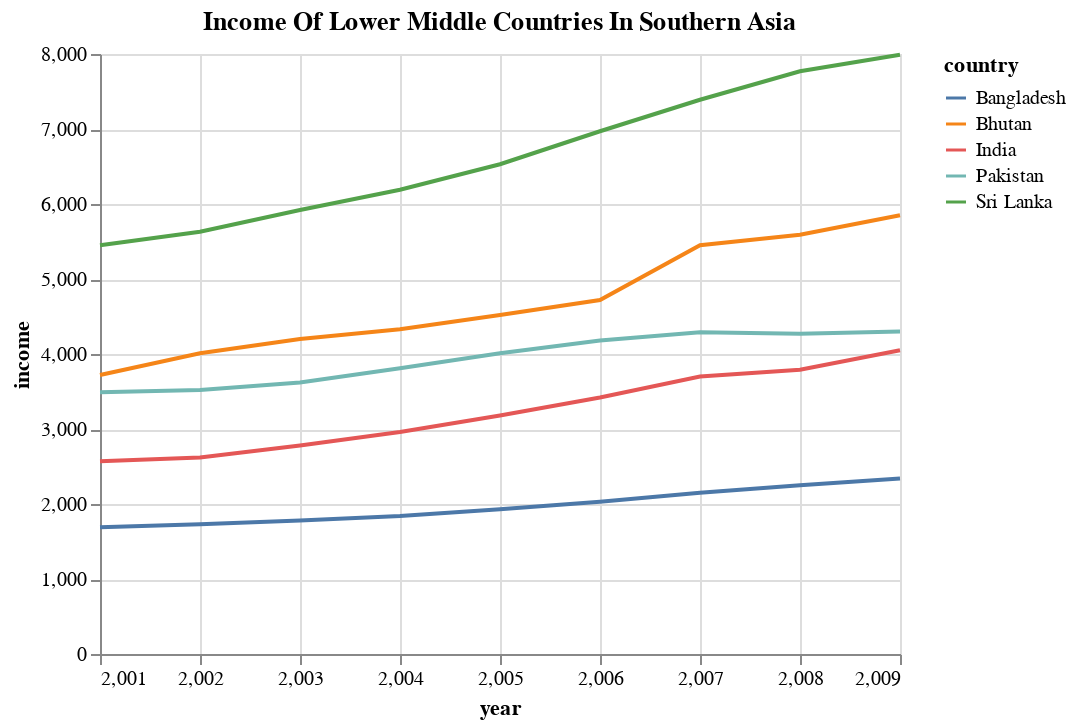

The code cell stored with this chart in its notebook:
### Code cell
plot_title = statistic_of_interest + " of " + income_group + " countries in " + sub_region
plot_title = plot_title.title()
alt.Chart(df_plot, title=plot_title).mark_line().encode(
    x = "year",
    y = statistic_of_interest,
    color = "country")

### Figure 1 — Vega-Lite specification as saved in the notebook (floating-point values rounded to 4 significant figures)
{"config": {"view": {"continuousWidth": 400, "continuousHeight": 300}}, "data": {"name": "data-c25dce9464c3141995f4f247c766e585"}, "mark": "line", "encoding": {"color": {"type": "nominal", "field": "country"}, "x": {"type": "quantitative", "field": "year"}, "y": {"type": "quantitative", "field": "income"}}, "title": "Income Of Lower Middle Countries In Southern Asia", "$schema": "https://vega.github.io/schema/vega-lite/v4.8.1.json", "datasets": {"data-c25dce9464c3141995f4f247c766e585": [{"country": "Bangladesh", "year": 2001, "population": 134000000, "region": "Asia", "sub_region": "Southern Asia", "income_group": "Lower middle", "life_expectancy": 66.0, "income": 1690, "children_per_woman": 3.01, "child_mortality": 82.8, "pop_density": 1030.0, "co2_per_capita": 0.242, "years_in_school_men": 4.94, "years_in_school_women": 3.38}, {"country": "Bangladesh", "year": 2002, "population": 137000000, "region": "Asia", "sub_region": "Southern Asia", "income_group": "Lower middle", "life_expectancy": 66.5, "income": 1730, "children_per_woman": 2.91, "child_mortality": 78.4, "pop_density": 1050.0, "co2_per_capita": 0.247, "years_in_school_men": 5.04, "years_in_school_women": 3.49}, {"country": "Bangladesh", "year": 2003, "population": 139000000, "region": "Asia", "sub_region": "Southern Asia", "income_group": "Lower middle", "life_expectancy": 67.1, "income": 1780, "children_per_woman": 2.8, "child_mortality": 74.3, "pop_density": 1070.0, "co2_per_capita": 0.257, "years_in_school_men": 5.15, "years_in_school_women": 3.6}, {"country": "Bangladesh", "year": 2004, "population": 141000000, "region": "Asia", "sub_region": "Southern Asia", "income_group": "Lower middle", "life_expectancy": 67.6, "income": 1840, "children_per_woman": 2.7, "child_mortality": 70.3, "pop_density": 1090.0, "co2_per_capita": 0.267, "years_in_school_men": 5.26, "years_in_school_women": 3.72}, {"country": "Bangladesh", "year": 2005, "population": 143000000, "region": "Asia", "sub_region": "Southern Asia", "income_group": "Lower middle", "life_expectancy": 68.0, "income": 1930, "children_per_woman": 2.61, "child_mortality": 66.5, "pop_density": 1100.0, "co2_per_capita": 0.275, "years_in_school_men": 5.36, "years_in_school_women": 3.84}, {"country": "Bangladesh", "year": 2006, "population": 145000000, "region": "Asia", "sub_region": "Southern Asia", "income_group": "Lower middle", "life_expectancy": 68.5, "income": 2030, "children_per_woman": 2.52, "child_mortality": 62.8, "pop_density": 1120.0, "co2_per_capita": 0.3, "years_in_school_men": 5.47, "years_in_school_women": 3.96}, {"country": "Bangladesh", "year": 2007, "population": 147000000, "region": "Asia", "sub_region": "Southern Asia", "income_group": "Lower middle", "life_expectancy": 68.9, "income": 2150, "children_per_woman": 2.44, "child_mortality": 59.3, "pop_density": 1130.0, "co2_per_capita": 0.302, "years_in_school_men": 5.59, "years_in_school_women": 4.08}, {"country": "Bangladesh", "year": 2008, "population": 149000000, "region": "Asia", "sub_region": "Southern Asia", "income_group": "Lower middle", "life_expectancy": 69.5, "income": 2250, "children_per_woman": 2.38, "child_mortality": 55.8, "pop_density": 1140.0, "co2_per_capita": 0.333, "years_in_school_men": 5.7, "years_in_school_women": 4.2}, {"country": "Bangladesh", "year": 2009, "population": 150000000, "region": "Asia", "sub_region": "Southern Asia", "income_group": "Lower middle", "life_expectancy": 70.1, "income": 2340, "children_per_woman": 2.32, "child_mortality": 52.6, "pop_density": 1160.0, "co2_per_capita": 0.357, "years_in_school_men": 5.81, "years_in_school_women": 4.32}, {"country": "Bhutan", "year": 2001, "population": 590000, "region": "Asia", "sub_region": "Southern Asia", "income_group": "Lower middle", "life_expectancy": 67.2, "income": 3720, "children_per_woman": 3.42, "child_mortality": 73.2, "pop_density": 15.5, "co2_per_capita": 0.653, "years_in_school_men": 5.02, "years_in_school_women": 2.14}, {"country": "Bhutan", "year": 2002, "population": 606000, "region": "Asia", "sub_region": "Southern Asia", "income_group": "Lower middle", "life_expectancy": 68.0, "income": 4010, "children_per_woman": 3.24, "child_mortality": 69.2, "pop_density": 15.9, "co2_per_capita": 0.689, "years_in_school_men": 5.13, "years_in_school_women": 2.21}, {"country": "Bhutan", "year": 2003, "population": 623000, "region": "Asia", "sub_region": "Southern Asia", "income_group": "Lower middle", "life_expectancy": 68.5, "income": 4200, "children_per_woman": 3.09, "child_mortality": 65.3, "pop_density": 16.4, "co2_per_capita": 0.606, "years_in_school_men": 5.23, "years_in_school_women": 2.27}, {"country": "Bhutan", "year": 2004, "population": 640000, "region": "Asia", "sub_region": "Southern Asia", "income_group": "Lower middle", "life_expectancy": 69.1, "income": 4330, "children_per_woman": 2.95, "child_mortality": 61.5, "pop_density": 16.8, "co2_per_capita": 0.481, "years_in_school_men": 5.34, "years_in_school_women": 2.34}, {"country": "Bhutan", "year": 2005, "population": 657000, "region": "Asia", "sub_region": "Southern Asia", "income_group": "Lower middle", "life_expectancy": 69.6, "income": 4520, "children_per_woman": 2.84, "child_mortality": 57.9, "pop_density": 17.2, "co2_per_capita": 0.603, "years_in_school_men": 5.45, "years_in_school_women": 2.41}, {"country": "Bhutan", "year": 2006, "population": 672000, "region": "Asia", "sub_region": "Southern Asia", "income_group": "Lower middle", "life_expectancy": 70.2, "income": 4720, "children_per_woman": 2.73, "child_mortality": 54.5, "pop_density": 17.6, "co2_per_capita": 0.584, "years_in_school_men": 5.57, "years_in_school_women": 2.49}, {"country": "Bhutan", "year": 2007, "population": 687000, "region": "Asia", "sub_region": "Southern Asia", "income_group": "Lower middle", "life_expectancy": 70.7, "income": 5450, "children_per_woman": 2.64, "child_mortality": 51.3, "pop_density": 18.0, "co2_per_capita": 0.571, "years_in_school_men": 5.68, "years_in_school_women": 2.56}, {"country": "Bhutan", "year": 2008, "population": 701000, "region": "Asia", "sub_region": "Southern Asia", "income_group": "Lower middle", "life_expectancy": 71.3, "income": 5590, "children_per_woman": 2.55, "child_mortality": 48.2, "pop_density": 18.4, "co2_per_capita": 0.602, "years_in_school_men": 5.79, "years_in_school_women": 2.64}, {"country": "Bhutan", "year": 2009, "population": 714000, "region": "Asia", "sub_region": "Southern Asia", "income_group": "Lower middle", "life_expectancy": 71.6, "income": 5850, "children_per_woman": 2.46, "child_mortality": 45.4, "pop_density": 18.7, "co2_per_capita": 0.544, "years_in_school_men": 5.91, "years_in_school_women": 2.72}, {"country": "India", "year": 2001, "population": 1070000000, "region": "Asia", "sub_region": "Southern Asia", "income_group": "Lower middle", "life_expectancy": 62.7, "income": 2570, "children_per_woman": 3.24, "child_mortality": 87.9, "pop_density": 360.0, "co2_per_capita": 0.972, "years_in_school_men": 6.69, "years_in_school_women": 4.0}, {"country": "India", "year": 2002, "population": 1090000000, "region": "Asia", "sub_region": "Southern Asia", "income_group": "Lower middle", "life_expectancy": 63.1, "income": 2620, "children_per_woman": 3.18, "child_mortality": 84.4, "pop_density": 367.0, "co2_per_capita": 0.967, "years_in_school_men": 6.82, "years_in_school_women": 4.12}, {"country": "India", "year": 2003, "population": 1110000000, "region": "Asia", "sub_region": "Southern Asia", "income_group": "Lower middle", "life_expectancy": 63.5, "income": 2780, "children_per_woman": 3.11, "child_mortality": 81.0, "pop_density": 373.0, "co2_per_capita": 0.992, "years_in_school_men": 6.95, "years_in_school_women": 4.25}, {"country": "India", "year": 2004, "population": 1130000000, "region": "Asia", "sub_region": "Southern Asia", "income_group": "Lower middle", "life_expectancy": 63.8, "income": 2960, "children_per_woman": 3.04, "child_mortality": 77.7, "pop_density": 379.0, "co2_per_capita": 1.03, "years_in_school_men": 7.08, "years_in_school_women": 4.37}, {"country": "India", "year": 2005, "population": 1140000000, "region": "Asia", "sub_region": "Southern Asia", "income_group": "Lower middle", "life_expectancy": 64.2, "income": 3180, "children_per_woman": 2.97, "child_mortality": 74.4, "pop_density": 385.0, "co2_per_capita": 1.07, "years_in_school_men": 7.21, "years_in_school_women": 4.49}, {"country": "India", "year": 2006, "population": 1160000000, "region": "Asia", "sub_region": "Southern Asia", "income_group": "Lower middle", "life_expectancy": 64.6, "income": 3420, "children_per_woman": 2.9, "child_mortality": 71.2, "pop_density": 391.0, "co2_per_capita": 1.12, "years_in_school_men": 7.34, "years_in_school_women": 4.62}, {"country": "India", "year": 2007, "population": 1180000000, "region": "Asia", "sub_region": "Southern Asia", "income_group": "Lower middle", "life_expectancy": 65.0, "income": 3700, "children_per_woman": 2.82, "child_mortality": 68.0, "pop_density": 397.0, "co2_per_capita": 1.19, "years_in_school_men": 7.47, "years_in_school_women": 4.75}, {"country": "India", "year": 2008, "population": 1200000000, "region": "Asia", "sub_region": "Southern Asia", "income_group": "Lower middle", "life_expectancy": 65.4, "income": 3790, "children_per_woman": 2.75, "child_mortality": 64.9, "pop_density": 403.0, "co2_per_capita": 1.31, "years_in_school_men": 7.6, "years_in_school_women": 4.87}, {"country": "India", "year": 2009, "population": 1210000000, "region": "Asia", "sub_region": "Southern Asia", "income_group": "Lower middle", "life_expectancy": 65.8, "income": 4050, "children_per_woman": 2.67, "child_mortality": 61.9, "pop_density": 408.0, "co2_per_capita": 1.43, "years_in_school_men": 7.73, "years_in_school_women": 5.0}, {"country": "Pakistan", "year": 2001, "population": 142000000, "region": "Asia", "sub_region": "Southern Asia", "income_group": "Lower middle", "life_expectancy": 62.8, "income": 3490, "children_per_woman": 4.44, "child_mortality": 110.0, "pop_density": 184.0, "co2_per_capita": 0.765, "years_in_school_men": 5.78, "years_in_school_women": 2.76}, {"country": "Pakistan", "year": 2002, "population": 145000000, "region": "Asia", "sub_region": "Southern Asia", "income_group": "Lower middle", "life_expectancy": 62.9, "income": 3520, "children_per_woman": 4.31, "child_mortality": 108.0, "pop_density": 188.0, "co2_per_capita": 0.789, "years_in_school_men": 5.91, "years_in_school_women": 2.86}, {"country": "Pakistan", "year": 2003, "population": 148000000, "region": "Asia", "sub_region": "Southern Asia", "income_group": "Lower middle", "life_expectancy": 63.1, "income": 3620, "children_per_woman": 4.21, "child_mortality": 106.0, "pop_density": 192.0, "co2_per_capita": 0.805, "years_in_school_men": 6.03, "years_in_school_women": 2.96}, {"country": "Pakistan", "year": 2004, "population": 151000000, "region": "Asia", "sub_region": "Southern Asia", "income_group": "Lower middle", "life_expectancy": 63.4, "income": 3810, "children_per_woman": 4.13, "child_mortality": 104.0, "pop_density": 196.0, "co2_per_capita": 0.873, "years_in_school_men": 6.16, "years_in_school_women": 3.06}, {"country": "Pakistan", "year": 2005, "population": 154000000, "region": "Asia", "sub_region": "Southern Asia", "income_group": "Lower middle", "life_expectancy": 62.6, "income": 4010, "children_per_woman": 4.07, "child_mortality": 102.0, "pop_density": 200.0, "co2_per_capita": 0.888, "years_in_school_men": 6.28, "years_in_school_women": 3.16}, {"country": "Pakistan", "year": 2006, "population": 157000000, "region": "Asia", "sub_region": "Southern Asia", "income_group": "Lower middle", "life_expectancy": 64.0, "income": 4180, "children_per_woman": 4.02, "child_mortality": 99.6, "pop_density": 204.0, "co2_per_capita": 0.93, "years_in_school_men": 6.4, "years_in_school_women": 3.26}, {"country": "Pakistan", "year": 2007, "population": 160000000, "region": "Asia", "sub_region": "Southern Asia", "income_group": "Lower middle", "life_expectancy": 64.4, "income": 4290, "children_per_woman": 3.98, "child_mortality": 97.7, "pop_density": 208.0, "co2_per_capita": 0.991, "years_in_school_men": 6.53, "years_in_school_women": 3.37}, {"country": "Pakistan", "year": 2008, "population": 164000000, "region": "Asia", "sub_region": "Southern Asia", "income_group": "Lower middle", "life_expectancy": 64.7, "income": 4270, "children_per_woman": 3.94, "child_mortality": 95.8, "pop_density": 212.0, "co2_per_capita": 0.972, "years_in_school_men": 6.66, "years_in_school_women": 3.48}, {"country": "Pakistan", "year": 2009, "population": 167000000, "region": "Asia", "sub_region": "Southern Asia", "income_group": "Lower middle", "life_expectancy": 65.0, "income": 4300, "children_per_woman": 3.9, "child_mortality": 93.9, "pop_density": 217.0, "co2_per_capita": 0.951, "years_in_school_men": 6.78, "years_in_school_women": 3.58}, {"country": "Sri Lanka", "year": 2001, "population": 18900000, "region": "Asia", "sub_region": "Southern Asia", "income_group": "Lower middle", "life_expectancy": 73.3, "income": 5450, "children_per_woman": 2.25, "child_mortality": 15.9, "pop_density": 302.0, "co2_per_capita": 0.552, "years_in_school_men": 9.3, "years_in_school_women": 9.35}, {"country": "Sri Lanka", "year": 2002, "population": 19100000, "region": "Asia", "sub_region": "Southern Asia", "income_group": "Lower middle", "life_expectancy": 73.5, "income": 5630, "children_per_woman": 2.26, "child_mortality": 15.5, "pop_density": 304.0, "co2_per_capita": 0.58, "years_in_school_men": 9.43, "years_in_school_women": 9.51}, {"country": "Sri Lanka", "year": 2003, "population": 19200000, "region": "Asia", "sub_region": "Southern Asia", "income_group": "Lower middle", "life_expectancy": 74.1, "income": 5920, "children_per_woman": 2.27, "child_mortality": 15.3, "pop_density": 306.0, "co2_per_capita": 0.577, "years_in_school_men": 9.55, "years_in_school_women": 9.67}, {"country": "Sri Lanka", "year": 2004, "population": 19400000, "region": "Asia", "sub_region": "Southern Asia", "income_group": "Lower middle", "life_expectancy": 69.6, "income": 6190, "children_per_woman": 2.28, "child_mortality": 29.3, "pop_density": 309.0, "co2_per_capita": 0.635, "years_in_school_men": 9.68, "years_in_school_women": 9.83}, {"country": "Sri Lanka", "year": 2005, "population": 19500000, "region": "Asia", "sub_region": "Southern Asia", "income_group": "Lower middle", "life_expectancy": 74.1, "income": 6530, "children_per_woman": 2.28, "child_mortality": 14.3, "pop_density": 311.0, "co2_per_capita": 0.62, "years_in_school_men": 9.81, "years_in_school_women": 9.99}, {"country": "Sri Lanka", "year": 2006, "population": 19700000, "region": "Asia", "sub_region": "Southern Asia", "income_group": "Lower middle", "life_expectancy": 74.4, "income": 6970, "children_per_woman": 2.28, "child_mortality": 13.6, "pop_density": 314.0, "co2_per_capita": 0.609, "years_in_school_men": 9.94, "years_in_school_women": 10.2}, {"country": "Sri Lanka", "year": 2007, "population": 19800000, "region": "Asia", "sub_region": "Southern Asia", "income_group": "Lower middle", "life_expectancy": 74.7, "income": 7390, "children_per_woman": 2.27, "child_mortality": 12.9, "pop_density": 316.0, "co2_per_capita": 0.624, "years_in_school_men": 10.1, "years_in_school_women": 10.3}, {"country": "Sri Lanka", "year": 2008, "population": 19900000, "region": "Asia", "sub_region": "Southern Asia", "income_group": "Lower middle", "life_expectancy": 74.0, "income": 7770, "children_per_woman": 2.26, "child_mortality": 12.2, "pop_density": 318.0, "co2_per_capita": 0.612, "years_in_school_men": 10.2, "years_in_school_women": 10.5}, {"country": "Sri Lanka", "year": 2009, "population": 20100000, "region": "Asia", "sub_region": "Southern Asia", "income_group": "Lower middle", "life_expectancy": 73.9, "income": 7990, "children_per_woman": 2.23, "child_mortality": 11.7, "pop_density": 320.0, "co2_per_capita": 0.656, "years_in_school_men": 10.3, "years_in_school_women": 10.6}]}}
